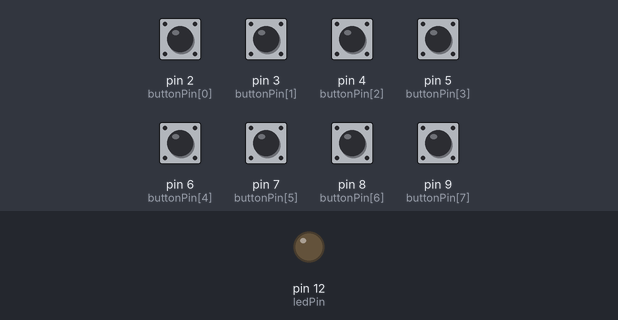
The sketch below on a simulated Arduino Uno, built with avr-gcc and run on an emulated ATmega328P. Parts: output pins drawn as LEDs (lit = HIGH). Inputs (shaded band) come from the test bench; at power-on: pin 2 (buttonPin[0]), pin 3 (buttonPin[1]), pin 4 (buttonPin[2]), pin 5 (buttonPin[3]), pin 6 (buttonPin[4]), pin 7 (buttonPin[5]), pin 8 (buttonPin[6]), pin 9 (buttonPin[7]) LOW.

Above: at 1.2 s.
1.3 s: pin 2 (buttonPin[0]) pulled HIGH for 0.15 s
At 1.37 s:
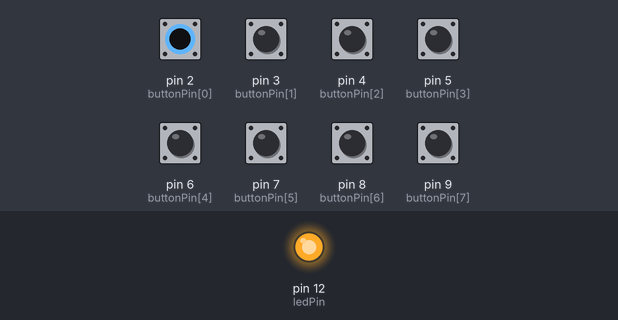
Timing chart, 0 to 4.3 s (numbered marks = the images above; inputs shaded):
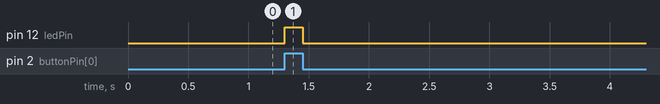

The sketch:

slave_module.ino
```cpp
const int ledPin =  12;      // LED PIN 변수 선언
const int buttonPin[8] = {2,3,4,5,6,7,8,9};     // 스위치 PIN 변수 선언

void setup() {
  pinMode(ledPin, OUTPUT);   // LED를 출력으로 선언
  for(int i =2; i < 10; i++){
    pinMode(buttonPin[i], INPUT);
  } // 스위치를 입력으로 선언
}

void loop(){
  int counter = 0;
  for(int i =0; i < 8; i++){
    const int btnPin = digitalRead(buttonPin[i]);
    if(btnPin == HIGH){
      counter++;
    }
  } // 스위치를 입력으로 선언

  if (counter>0) // 스위치 HIGH
  {
    digitalWrite(ledPin, HIGH);  //LED ON
  }
  else // 스위치 LOW
  {
    digitalWrite(ledPin, LOW); //LED OFF
  }
}
```

Measured:
- after the input at 1.3 s, pin 12 (ledPin): LOW → HIGH at once, → LOW 0.15 s later
